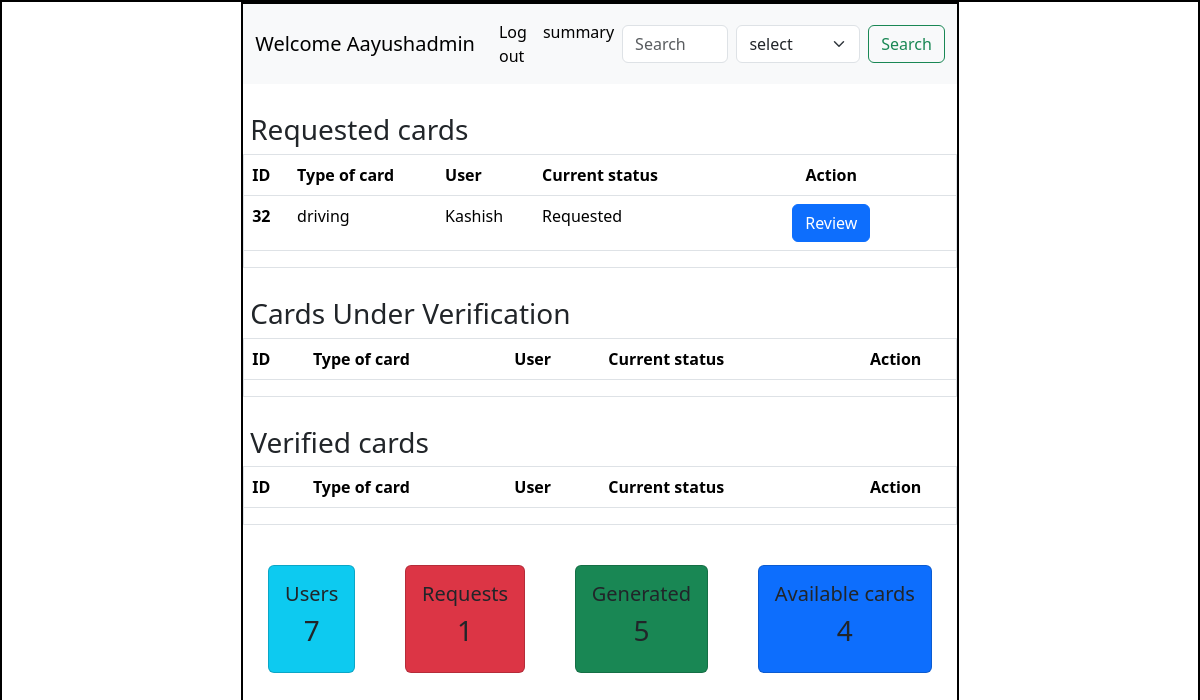
/admin, run on an earlier commit of the app's database.
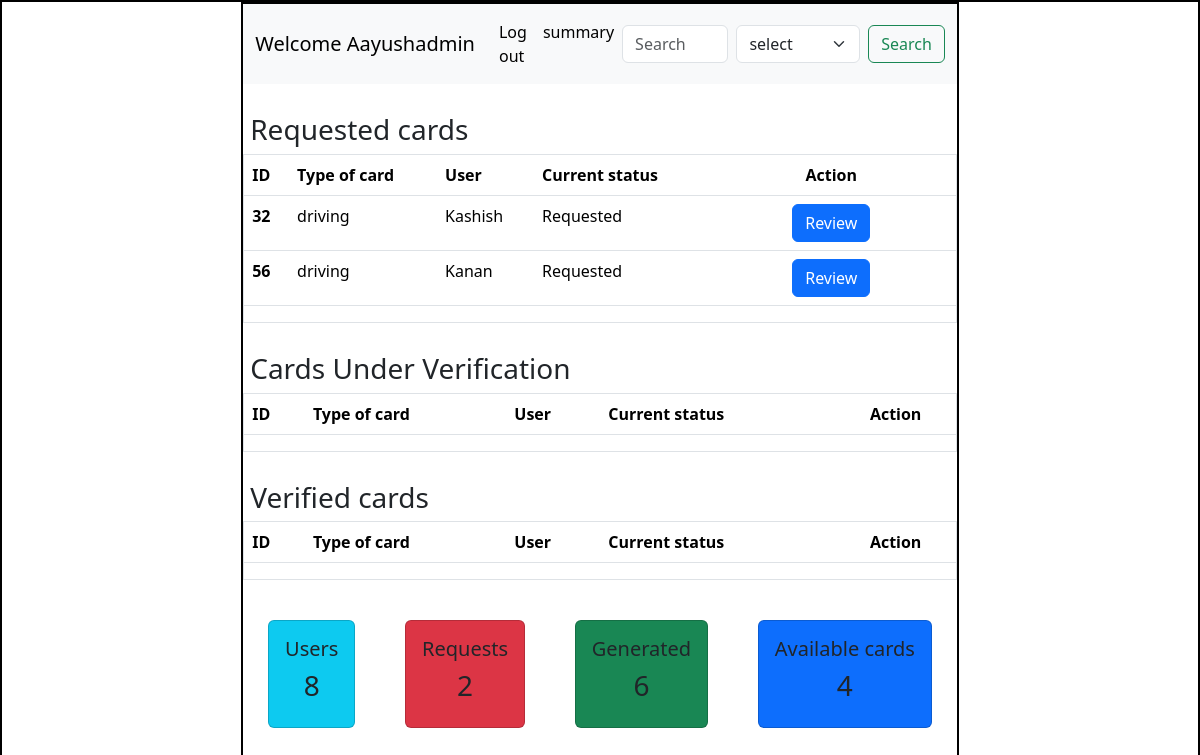
And on a later commit of the database.
### Application/models.py (models this page shows)
class Info(db.Model):
    id=db.Column(db.Integer(),primary_key=True)
    attribute_name=db.Column(db.String(),nullable=False)
    attribute_value=db.Column(db.String(),nullable=False)
    card_name=db.Column(db.String(),nullable=False)
    user_id=db.Column(db.Integer(),db.ForeignKey('user.id'),nullable=False)

class User(db.Model):
    id=db.Column(db.Integer(),primary_key=True)
    username=db.Column(db.String(),nullable=False,unique=True)
    email=db.Column(db.String(),nullable=False,unique=True)
    password=db.Column(db.String(),nullable=False)
    type=db.Column(db.String(),default='general')
    details=db.relationship('Info',backref='creator')

### Application/controllers.py (the view)
@app.route('/admin')
def admin_dash():
    this_user=User.query.filter_by(type='admin').first()
    all_info=Info.query.all()
    users=len(User.query.all())
    requests=len(Info.query.filter_by(attribute_value='requested').all())
    generated=len(Info.query.filter_by(attribute_value='generated').all())
    return render_template('admin_dashboard.html',this_user=this_user,all_info=all_info,users=users,requests=requests,generated=generated)

### templates/admin_dashboard.html (shortened to what the changed rows need)
<!DOCTYPE html>
<html lang="en">
  <head>
    <link
      href="https://cdn.jsdelivr.net/npm/bootstrap@5.3.3/dist/css/bootstrap.min.css"
      rel="stylesheet"
    />
    <link rel="stylesheet" href="/static/style.css"/>
  </head>
  <body>
    <div id="main">
      <div id="canvas" class="overflow-auto">
          <div id="content" >
            <div id="table" class="border" style="max-height: 200px; overflow-y: scroll;">
            <table class="table">
                <thead>
                  <tr>
                    <th scope="col">ID</th>
                    <th scope="col">Type of card</th>
                    <th scope="col">User</th>
                    <th scope="col">Current status</th>
                    <th scope="col" class="text-center">Action</th>
                  </tr>
                </thead>
                <tbody>
                  {% for info in all_info %}
                    {% if info.attribute_name == "Status" and info.attribute_value == "requested" %}
                      <tr>
                        <th scope="row">{{loop.index}}</th>
                        <td>{{info.card_name}}</td>
                        <td>{{info.creator.username}}</td>
                        <td>Requested</td>
                        <td class="d-flex justify-content-center"><a href="/update_status/{{info.card_name}}/{{info.user_id}}" type="button" class="btn btn-primary mx-5">Review</a>
                      </tr>
                    {% endif %}
                  {% endfor %}
                </tbody>
              </table>
              </div>
              <div id="table" class="border" style="max-height: 150px; overflow-y: scroll;">
            <table class="table">
                <thead>
                  <tr>
                    <th scope="col">ID</th>
                    <th scope="col">Type of card</th>
                    <th scope="col">User</th>
                    <th scope="col">Current status</th>
                    <th scope="col" class="text-center">Action</th>
                  </tr>
                </thead>
              </table>
              </div>
              <div id="table" class="border" style="max-height: 150px; overflow-y: scroll;">
            <table class="table">
                <thead>
                  <tr>
                    <th scope="col">ID</th>
                    <th scope="col">Type of card</th>
                    <th scope="col">User</th>
                    <th scope="col">Current status</th>
                    <th scope="col" class="text-center">Action</th>
                  </tr>
                </thead>
              </table>
              </div>
          </div>
          <div id="boxes">
            <div class="d-flex justify-content-around text-center" style="margin-top: 40px;">
                <div class="card bg-info p-3">
                    <h5>Users</h5>
                    <h3>{{users}}</h3>
                </div>
                <div class="card bg-danger p-3">
                    <h5>Requests</h5>
                   <h3>{{requests}}</h3>
                </div>
                <div class="card bg-success p-3">
                    <h5>Generated</h5>
                    <h3>{{generated}}</h3>
                </div>
                </div>
            </div>
          </div>
      </div>
  </body>
</html>

What changed in the data, as far as the page shows it:
added Info: card_name "driving", creator.username "Kanan"
Also different on the page:
{{ users }}: "7" → "8"
{{ requests }}: "1" → "2"
{{ generated }}: "5" → "6"
